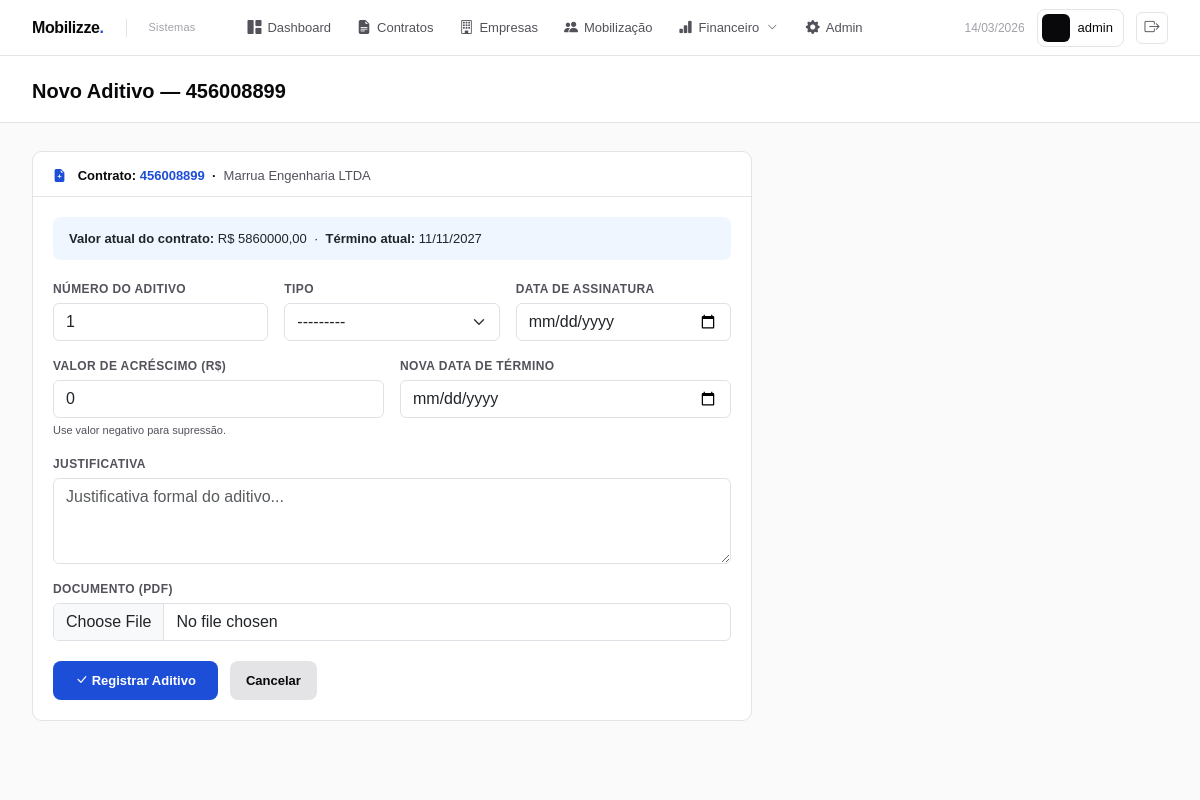
Page /contratos/2/aditivo/ (signed in) on the committed database.
### contratos/models.py (models this page shows, shortened)
class Contrato(models.Model):
    AREAS = [
        ('mineracao',  'Mineração'),
        ('logistica',  'Logística'),
        ('energia',    'Energia'),
        ('engenharia', 'Engenharia'),
    ]
    MODALIDADES = [
        ('servico',      'Prestação de Serviço'),
        ('fornecimento', 'Fornecimento'),
        ('misto',        'Misto'),
    ]
    STATUS = [
        ('minuta',    'Minuta'),
        ('aprovacao', 'Em Aprovação'),
        ('vigente',   'Vigente'),
        ('suspenso',  'Suspenso'),
        ('encerrado', 'Encerrado'),
    ]
    numero_sap      = models.CharField(max_length=20, unique=True)
    objeto          = models.TextField()
    area            = models.CharField(max_length=20, choices=AREAS)
    modalidade      = models.CharField(max_length=20, choices=MODALIDADES)
    status          = models.CharField(max_length=20, choices=STATUS,
                                       default='minuta')
    empresa         = models.ForeignKey(Empresa, on_delete=models.PROTECT,
                                        related_name='contratos')
    gestor_tecnico  = models.ForeignKey(User, on_delete=models.PROTECT,
                                        related_name='contratos_tecnicos')
    gestor_admin    = models.ForeignKey(User, on_delete=models.PROTECT,
                                        related_name='contratos_admin')
    valor_original  = models.DecimalField(max_digits=15, decimal_places=2)
    valor_atual     = models.DecimalField(max_digits=15, decimal_places=2)
    data_assinatura     = models.DateField()
    data_inicio         = models.DateField()
    data_termino        = models.DateField()
    data_termino_atual  = models.DateField()
    criado_em       = models.DateTimeField(auto_now_add=True)
    atualizado_em   = models.DateTimeField(auto_now=True)
    criado_por      = models.ForeignKey(User, on_delete=models.PROTECT,
                                        related_name='contratos_criados',
                                        null=True)
    class Meta:
        verbose_name        = 'Contrato'
        verbose_name_plural = 'Contratos'
        ordering            = ['-criado_em']

### empresas/models.py (models this page shows, shortened)
class Empresa(models.Model):
    AREAS = [
        ('mineracao',  'Mineração'),
        ('logistica',  'Logística'),
        ('energia',    'Energia'),
        ('engenharia', 'Engenharia'),
        ('outros',     'Outros'),
    ]
    razao_social    = models.CharField(max_length=200)
    nome_fantasia   = models.CharField(max_length=200, blank=True)
    cnpj            = models.CharField(max_length=18, unique=True)
    area_atuacao    = models.CharField(max_length=20, choices=AREAS)
    email           = models.EmailField(blank=True)
    telefone        = models.CharField(max_length=20, blank=True)
    endereco        = models.TextField(blank=True)
    ativa           = models.BooleanField(default=True)
    criado_em       = models.DateTimeField(auto_now_add=True)
    atualizado_em   = models.DateTimeField(auto_now=True)
    class Meta:
        verbose_name        = 'Empresa'
        verbose_name_plural = 'Empresas'
        ordering            = ['razao_social']

### contratos/views.py (the view)
# urls.py: path('contratos/<int:contrato_pk>/aditivo/',views.aditivo_criar,   name='aditivo_criar'),
@login_required
def aditivo_criar(request, contrato_pk):
    contrato = get_object_or_404(Contrato, pk=contrato_pk)
    if request.method == 'POST':
        form = AditivoForm(request.POST, request.FILES)
        if form.is_valid():
            aditivo = form.save(commit=False)
            aditivo.contrato = contrato
            if aditivo.tipo in ['valor', 'prazo_valor']:
                contrato.valor_atual += aditivo.valor_acrescimo
            if aditivo.tipo in ['prazo', 'prazo_valor'] and aditivo.nova_data_termino:
                contrato.data_termino_atual = aditivo.nova_data_termino
            contrato.save()
            aditivo.save()
            messages.success(
                request,
                f'{aditivo.numero}º Aditivo registrado! Contrato atualizado.'
            )
            return redirect('contratos:detalhe', pk=contrato.pk)
    else:
        proximo = contrato.aditivos.count() + 1
        form = AditivoForm(initial={'numero': proximo})
    return render(request, 'contratos/form_aditivo.html', {
        'form':     form,
        'contrato': contrato,
        'titulo':   f'Novo Aditivo — {contrato.numero_sap}',
    })

### templates/contratos/form_aditivo.html (shortened to what this page needs)
{% extends 'base.html' %}
{% block page_title %}{{ titulo }}{% endblock %}
{% block content %}
<div style="max-width:720px;">
  <div class="card">
    <div class="card-header-custom">
      <h6>
        <i class="bi bi-file-earmark-plus-fill" style="color:var(--vale-blue);margin-right:8px;"></i>
        Contrato: <span style="color:var(--vale-blue);">{{ contrato.numero_sap }}</span>
        &nbsp;·&nbsp;
        <span style="color:var(--gray-600);font-weight:400;">{{ contrato.empresa.razao_social }}</span>
      </h6>
    </div>
    <div class="card-body-custom">
      <div style="background:var(--vale-blue-light);border-radius:8px;
                  padding:12px 16px;margin-bottom:20px;font-size:13px;">
        <strong>Valor atual do contrato:</strong>
        R$ {{ contrato.valor_atual|floatformat:2 }} &nbsp;·&nbsp;
        <strong>Término atual:</strong>
        {{ contrato.data_termino_atual|date:"d/m/Y" }}
      </div>
      <form method="post" enctype="multipart/form-data">
        <div class="row g-3">
          <div class="col-md-4">
            <label class="form-label-custom">{{ form.numero.label }}</label>
            {{ form.numero }}
          </div>
          <div class="col-md-4">
            <label class="form-label-custom">{{ form.tipo.label }}</label>
            {{ form.tipo }}
          </div>
          <div class="col-md-4">
            <label class="form-label-custom">{{ form.data_assinatura.label }}</label>
            {{ form.data_assinatura }}
          </div>
          <div class="col-md-6">
            <label class="form-label-custom">{{ form.valor_acrescimo.label }}</label>
            {{ form.valor_acrescimo }}
            <div style="font-size:11px;color:var(--gray-600);margin-top:4px;">
              Use valor negativo para supressão.
            </div>
          </div>
          <div class="col-md-6">
            <label class="form-label-custom">{{ form.nova_data_termino.label }}</label>
            {{ form.nova_data_termino }}
          </div>
          <div class="col-12">
            <label class="form-label-custom">{{ form.justificativa.label }}</label>
            {{ form.justificativa }}
          </div>
          <div class="col-12">
            <label class="form-label-custom">{{ form.documento.label }}</label>
            {{ form.documento }}
          </div>
        </div>
        <div style="display:flex;gap:12px;margin-top:20px;">
          <button type="submit"
                  style="background:var(--vale-blue);color:#fff;border:none;
                        padding:10px 22px;border-radius:8px;font-size:13px;
                        font-weight:600;cursor:pointer;">
            <i class="bi bi-check-lg"></i> Registrar Aditivo
          </button>
          <a href="{% url 'contratos:detalhe' contrato.pk %}"
            style="background:var(--gray-200);color:var(--gray-900);
                    padding:10px 16px;border-radius:8px;font-size:13px;
                    font-weight:600;text-decoration:none;">
            Cancelar
          </a>
        </div>
      </form>
    </div>
  </div>
</div>
{% endblock %}

### templates/base.html (shortened to what this page needs)
<!DOCTYPE html>
<html lang="pt-br">
<head>
  <link href="https://cdn.jsdelivr.net/npm/bootstrap@5.3.3/dist/css/bootstrap.min.css" rel="stylesheet">
  <link href="https://cdn.jsdelivr.net/npm/bootstrap-icons@1.11.3/font/bootstrap-icons.min.css" rel="stylesheet">
</head>
<body>
<nav class="navbar-top">
  <a href="{% url 'contratos:dashboard' %}" class="nav-logo">
    <div class="nav-logo-mark">Mobilizze<span>.</span></div>
    <div class="nav-logo-sub">Sistemas</div>
  </a>
  <div class="nav-links">
    <a href="{% url 'contratos:dashboard' %}" class="nav-link-item
      {% if request.resolver_match.url_name == 'dashboard' %}active{% endif %}">
      <i class="bi bi-grid-1x2-fill"></i>
      <span>Dashboard</span>
    </a>
    <a href="{% url 'contratos:lista' %}" class="nav-link-item
      {% if request.resolver_match.url_name == 'lista' or request.resolver_match.url_name == 'detalhe' %}active{% endif %}">
      <i class="bi bi-file-earmark-text-fill"></i>
      <span>Contratos</span>
    </a>
    <a href="{% url 'empresas:lista' %}" class="nav-link-item
      {% if 'empresas' in request.path %}active{% endif %}">
      <i class="bi bi-building"></i>
      <span>Empresas</span>
    </a>
    <a href="{% url 'mobilizacao:painel' %}" class="nav-link-item
      {% if 'mobilizacao' in request.path %}active{% endif %}">
      <i class="bi bi-people-fill"></i>
      <span>Mobilização</span>
    </a>
    <div class="nav-dropdown">
      <a href="#" class="nav-link-item
        {% if 'financeiro' in request.path %}active{% endif %}"
        onclick="return false;">
        <i class="bi bi-bar-chart-fill"></i>
        <span>Financeiro</span>
        <i class="bi bi-chevron-down" style="font-size:10px;margin-left:2px;"></i>
      </a>
    <a href="/admin/" class="nav-link-item">
      <i class="bi bi-gear-fill"></i>
      <span>Admin</span>
    </a>
  </div>
  <div class="nav-right">
    <span class="nav-date">
      {% now "d/m/Y" %}
    </span>
    <div class="nav-user">
      <div class="avatar">
      </div>
      <span class="nav-user-name">
        {{ request.user.get_full_name|default:request.user.username }}
      </span>
    </div>
    <a href="{% url 'accounts:logout' %}" class="nav-logout" title="Sair">
      <i class="bi bi-box-arrow-right"></i>
    </a>
  </div>
</nav>
<div class="page-header">
  <div class="page-header-title">
    {% block page_title %}Dashboard{% endblock %}
  </div>
</div>
<main class="page-content">
  {% block content %}{% endblock %}
</main>
</body>
</html>

### templates/base.html (style rules this page uses)
:root { --blue: #1d4ed8; --blue-light: #eff6ff; --blue-mid: #2563eb; --vale-green: #00703c; --vale-green-light:#e6f4ed; --gray-50: #fafafa; --gray-100: #f4f4f5; --gray-200: #e4e4e7; --gray-400: #a1a1aa; --gray-600: #52525b; --gray-900: #09090b; --red: #dc2626; --yellow: #d97706; --vale-blue: #1d4ed8; --vale-blue-mid: #2563eb; --vale-blue-light: #eff6ff; --font: 'Arial', sans-serif; }
*, *::before, *::after { box-sizing: border-box; margin: 0; padding: 0; }
body { font-family: var(--font); background: #fff; color: var(--gray-900); min-height: 100vh; display: flex; flex-direction: column; }
.navbar-top { height: 56px; background: #fff; border-bottom: 1px solid var(--gray-200); display: flex; align-items: center; padding: 0 32px; position: sticky; top: 0; z-index: 200; gap: 0; }
.nav-logo { display: flex; align-items: center; gap: 10px; text-decoration: none; margin-right: 40px; flex-shrink: 0; }
.nav-logo-mark { font-size: 16px; font-weight: 700; color: var(--gray-900); letter-spacing: -.4px; }
.nav-logo-mark span { color: var(--blue); }
.nav-logo-sub { font-size: 11px; color: var(--gray-400); font-weight: 500; letter-spacing: .2px; }
.nav-links { display: flex; align-items: center; gap: 2px; flex: 1; }
.nav-link-item { display: inline-flex; align-items: center; gap: 6px; padding: 6px 12px; border-radius: 6px; text-decoration: none; font-size: 13px; font-weight: 500; color: var(--gray-600); transition: background .12s, color .12s; white-space: nowrap; }
.nav-link-item i { font-size: 14px; }
.nav-dropdown { position: relative; }
.nav-right { display: flex; align-items: center; gap: 12px; margin-left: auto; flex-shrink: 0; }
.nav-date { font-size: 12px; color: var(--gray-400); font-weight: 500; }
.nav-user { display: flex; align-items: center; gap: 8px; padding: 4px 10px 4px 4px; border-radius: 8px; border: 1px solid var(--gray-200); cursor: default; }
.avatar { width: 28px; height: 28px; background: var(--gray-900); border-radius: 6px; display: flex; align-items: center; justify-content: center; color: #fff; font-size: 11px; font-weight: 700; flex-shrink: 0; }
.nav-user-name { font-size: 13px; font-weight: 500; color: var(--gray-900); }
.nav-logout { display: inline-flex; align-items: center; justify-content: center; width: 32px; height: 32px; border-radius: 6px; border: 1px solid var(--gray-200); color: var(--gray-600); text-decoration: none; font-size: 15px; transition: background .12s, color .12s, border-color .12s; }
.page-header { background: #fff; border-bottom: 1px solid var(--gray-200); padding: 20px 32px 16px; }
.page-header-title { font-size: 20px; font-weight: 700; color: var(--gray-900); display: flex; align-items: center; gap: 8px; }
.page-content { padding: 28px 32px; flex: 1; background: var(--gray-50); }
.card { background: #fff; border: 1px solid var(--gray-200); border-radius: 10px; box-shadow: none; }
.card-header-custom { padding: 16px 20px 12px; border-bottom: 1px solid var(--gray-200); display: flex; align-items: center; justify-content: space-between; }
.card-header-custom h6 { font-size: 13px; font-weight: 600; color: var(--gray-900); margin: 0; }
.card-body-custom { padding: 20px; }

### templates/contratos/form_aditivo.html (style rules this page uses)
.form-label-custom { font-size:12px;font-weight:600;color:var(--gray-600); text-transform:uppercase;letter-spacing:.4px;display:block;margin-bottom:5px; }

### rows in the picture
Contrato: numero_sap "456008899", empresa.razao_social "Marrua Engenharia LTDA", valor_atual "5860000,00", data_termino_atual "11/11/2027"

### other values in the picture
{{ request.user.get_full_name|default:request.user.username }} "admin"
{{ titulo }} "Novo Aditivo — 456008899"
